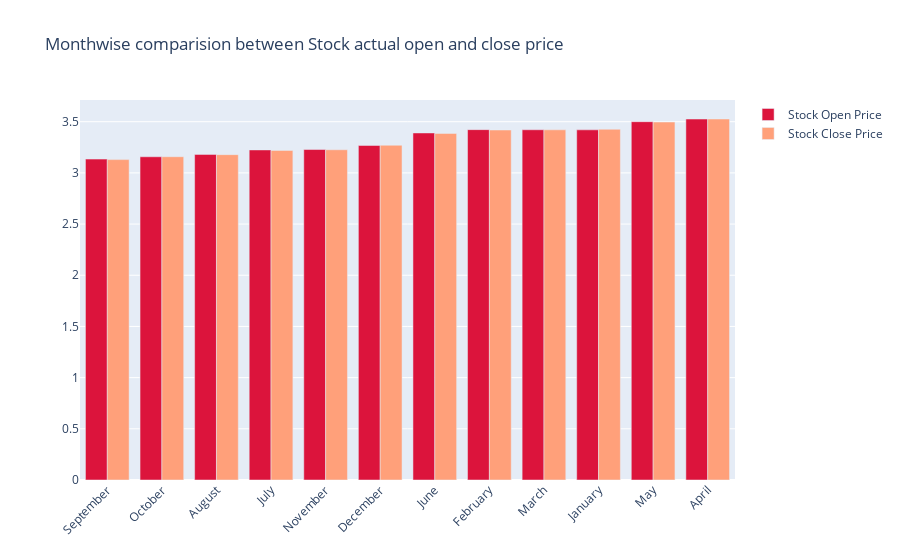

This figure's notebook cell:
### Code cell
fig = go.Figure()

fig.add_trace(go.Bar(
    x=monthvise.index,
    y=monthvise['open'],
    name='Stock Open Price',
    marker_color='crimson'
))
fig.add_trace(go.Bar(
    x=monthvise.index,
    y=monthvise['close'],
    name='Stock Close Price',
    marker_color='lightsalmon'
))

fig.update_layout(barmode='group', xaxis_tickangle=-45, 
                  title='Monthwise comparision between Stock actual open and close price')
fig.show()

### Figure 1 — Plotly figure (JSON) as saved in the notebook; plotly's stock layout.template omitted (floating-point values rounded to 4 significant figures)
{"data": [{"marker": {"color": "crimson"}, "name": "Stock Open Price", "type": "bar", "x": ["September", "October", "August", "July", "November", "December", "June", "February", "March", "January", "May", "April"], "y": [3.135, 3.157, 3.181, 3.224, 3.228, 3.268, 3.39, 3.422, 3.421, 3.42, 3.5, 3.526]}, {"marker": {"color": "lightsalmon"}, "name": "Stock Close Price", "type": "bar", "x": ["September", "October", "August", "July", "November", "December", "June", "February", "March", "January", "May", "April"], "y": [3.129, 3.158, 3.178, 3.219, 3.226, 3.27, 3.386, 3.419, 3.421, 3.426, 3.497, 3.526]}], "layout": {"barmode": "group", "title": {"text": "Monthwise comparision between Stock actual open and close price"}, "xaxis": {"tickangle": -45}}}
